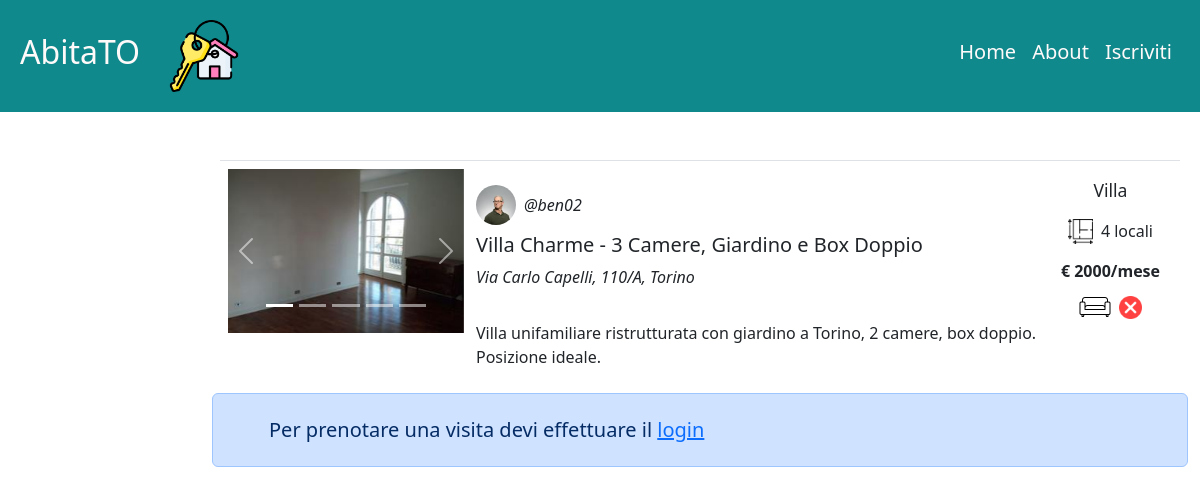
The page /annunci/3 on the database its author committed.
### tables this page shows
CREATE TABLE "foto" (
	"nome_file"	TEXT NOT NULL,
	"ID_annuncio"	INTEGER NOT NULL,
	PRIMARY KEY("nome_file"),
	FOREIGN KEY("ID_annuncio") REFERENCES "annunci"("ID_annuncio")
);

CREATE TABLE "utenti" (
	"Mail_utente"	TEXT NOT NULL UNIQUE,
	"Username"	TEXT NOT NULL UNIQUE,
	"Password"	TEXT NOT NULL,
	"Tipo"	INTEGER NOT NULL,
	"Img_prof"	TEXT,
	"User_id"	INTEGER NOT NULL,
	PRIMARY KEY("User_id" AUTOINCREMENT)
);

CREATE TABLE "annunci" (
	"ID_annuncio"	INTEGER NOT NULL,
	"Locali"	INTEGER NOT NULL,
	"Disponibile"	INTEGER NOT NULL,
	"Tipo_casa"	TEXT NOT NULL,
	"Titolo"	TEXT NOT NULL,
	"Arredo"	INTEGER NOT NULL,
	"Prezzo"	INTEGER NOT NULL,
	"Descrizione"	TEXT NOT NULL,
	"Indirizzo"	TEXT NOT NULL,
	"id_locatore"	INTEGER NOT NULL,
	PRIMARY KEY("ID_annuncio" AUTOINCREMENT),
	FOREIGN KEY("id_locatore") REFERENCES "utenti"("User_id")
);

### app.py (the view, shortened to what this page needs)
@app.route('/annunci/<int:ID_annuncio>')
def single_post(ID_annuncio):
    post_result = annunci_dao.get_post_by_ID(ID_annuncio)
    post=dict(post_result)
    photos_result=foto_dao.get_photos_by_PostID(ID_annuncio)
    photos_db = []
    for row in photos_result:
        photos_db.append(row['nome_file'])
    post['Photos']=photos_db
    post['ID_annuncio']=ID_annuncio
    today = datetime.now().date()
    start_date = today + timedelta(days=1)
    end_date = today + timedelta(days=7)
    return render_template('post.html', post=post, start_date=start_date, end_date=end_date)

### annunci_dao.py (called while the page is built)
def get_post_by_ID(ID_annuncio): #gets single post by ID
    conn = sqlite3.connect('db/db_affitti.db')
    conn.row_factory = sqlite3.Row
    cursor = conn.cursor()
    sql = 'SELECT * FROM annunci a, utenti u WHERE u.User_id=a.id_locatore AND a.ID_annuncio = ?'
    cursor.execute(sql, (ID_annuncio,))
    posts = cursor.fetchone()
    cursor.close()
    conn.close()
    return posts

### foto_dao.py (called while the page is built)
def get_photos_by_PostID(ID_post): #gets all the photos of a single post
    conn = sqlite3.connect('db/db_affitti.db')
    conn.row_factory = sqlite3.Row
    cursor = conn.cursor()
    sql = 'SELECT nome_file FROM foto WHERE ID_annuncio = ?'
    cursor.execute(sql,(ID_post,))
    photos = cursor.fetchall()
    cursor.close()
    conn.close()
    return photos

### templates/post.html (shortened to what this page needs)
{% extends "base.html" %}
{% block content %}
<div class="container-fluid mt-4">
  <div class="row justify-content-end">
    <main class="col-lg-10 col-md-12">
      <div class="row border-top p-2 mx-2">
        <div class="col-lg-3 col-md-6 col-sm-12 px-0">
              <div id="carouselExampleIndicators" class="carousel slide">
                <div class="carousel-indicators">
                  {%for photo in post.Photos%}
                  {%if loop.index==1%}
                  <button type="button" data-bs-target="#carouselExampleIndicators" data-bs-slide-to="{{loop.index-1}}" class="active" aria-current="true" aria-label="Slide {{loop.index}}"></button>
                  {%else%}
                  <button type="button" data-bs-target="#carouselExampleIndicators" data-bs-slide-to="{{loop.index-1}}" aria-label="Slide {{loop.index}}"></button>
                  {%endif%}
                  {%endfor%}
                </div>
                <div class="carousel-inner">
                  {%for photo in post.Photos%}
                  <div class="carousel-item {%if loop.index==1%} active{%endif%}">
                    <img src="{{ url_for('static', filename= photo ) }}" class="d-block w-100" alt="Questa è un immagine dell'annuncio">
                  </div>
                  {%endfor%}
                </div>
                <button class="carousel-control-prev" type="button" data-bs-target="#carouselExampleIndicators" data-bs-slide="prev">
                  <span class="carousel-control-prev-icon" aria-hidden="true"></span>
                </button>
                <button class="carousel-control-next" type="button" data-bs-target="#carouselExampleIndicators" data-bs-slide="next">
                  <span class="carousel-control-next-icon" aria-hidden="true"></span>
                </button>
              </div>
          </div>
        <div class="col-lg-9 col-md-6 col-sm-12">
          <section class="mt-2">
            <div class="d-flex flex-row justify-content-between">
              <div class="d-flex flex-column justify-content-start">
                  <div class="d-flex align-items-center">
                    <img class="usrimg rounded-circle" src="{{ url_for('static', filename=post.Img_prof) }}"
                    alt="Questa è l'immagine dell'utente {{ post.Username |e }}">
                    <p class="fs-6 fst-italic pb-0 mb-0 d-flex align-items-center">@{{post.Username |e}}</p>
                  </div>
                  <h5 class="mt-auto"><a class="link link-dark link-offset-2 link-underline-dark link-underline-opacity-0 link-underline-opacity-50-hover" aria-current="page"
                                href="{{url_for('single_post', ID_annuncio=post.ID_annuncio)}}">{{post.Titolo}}</a></h5>
                  <p class="fw-medium fst-italic pb-3">{{ post.Indirizzo |e }}</p>
                  <p>{{ post.Descrizione |e }}</p>
              </div>
              <div class="flex-shrink-0 d-flex flex-column justify-content-center ms-2 align-self-start" id="myPostRightAside">
                <p class="myTypeText d-flex justify-content-center">{{post.Tipo_casa}}</p>
                <div class="fs-6 d-flex justify-content-center">
                  <img class="myRoomsIcon me-2" src="{{ url_for('static', filename='rooms_icon.png') }}" alt="Numero di locali" title="Numbero di locali">
                  <p>{{post.Locali}}{% if post.Locali==5%}+{%endif%} local{% if post.Locali==1%}e{%else%}i{%endif%}</p>
                </div>
                <div class="d-flex flex-row justify-content-center align-items-center mb-2 fw-bold">
                  <p class="fs-6 pb-0 mb-0">€ {{post.Prezzo}}/mese </p>
                </div>
                <div class="fs-6 d-flex justify-content-center align-items-center">
                  <img class="myFurnitureIcon me-2" src="{{ url_for('static', filename='furniture_icon.png') }}" alt="Arredata" title="Arredata">
                  {% if post.Arredo==1%}
                  <img class="myCheckIcon" src="{{ url_for('static', filename='check.png') }}" alt="Arredata" title="Arredata">
                  {%else%}
                  <img class="myNotCheckIcon" src="{{ url_for('static', filename='not_check.png') }}" alt="Non Arredata" title="Non Arredata">
                  {%endif%}
                </div>
              </div>
            </div>
          </section>
          </div>
        </div>
          {% if current_user.is_authenticated%}
            {% if current_user.id!=post.id_locatore%}
            <div class="card">
              <div class="card-header pb-0 my_card_header">
                <h5 class="card-title">Prenota una visita</h5>
              </div>
              <div class="card-body my_card_body">
                <form action="/prenotazione/new" method="POST" enctype="multipart/form-data">
                  <div class="mb-3 form-group">
                    <label for="dateTextInput" class="form-label">Seleziona una data</label>
                    <input class="form-control" type="date" name="Data" id="dateTextInput" min="{{ start_date }}" max="{{ end_date }}" required>
                  </div>
                  <div class="mb-3 form-group">
                    <label for="time_slot" class="form-label">Seleziona una fascia oraria:</label>
                    <select class="form-select" id="time_slot" name="Ora" required>
                        {% for date in next_week.keys() %}
                            {% for time_slot in next_week[date] %}
                                <option value="{{ time_slot }}">{{ date.strftime('%d/%m/%Y') }} : {{ time_slot }}</option>
                            {% endfor %}
                        {% endfor %}
                    </select>
                  </div>
                    <div class="mb-3 form-group">
                      <label for="selezionaOpzioneTipo">Seleziona un tipo</label>
                      <select class="form-select" id="selezionaOpzioneTipo" name="Modalità" required>
                          <option value="0">Presenza</option>
                          <option value="1">Remoto</option>
                      </select>
                      </div>
                <button type="submit" class="btn btn-primary myFormButton">Richiedi</button>
                <input type="number" name="ID_annuncio" value="{{ post.ID_annuncio }}" hidden>
              </form>
              </div>
            </div>
            {%else%}
              <div>
                <h5 class="mt-2">Puoi visualizzare le prenotazioni per la visita sulla tua <a class="link-offset-2 link-underline link-underline-opacity-75 link-opacity-75-hover" aria-current="page"
                                            href="{{url_for('profile', username=current_user.username)}}">pagina personale</a></h5>
            {%endif%}
          {%else%}
            <div>
              <div class="alert alert-primary d-flex align-items-center" role="alert">
                <lord-icon src="https://cdn.lordicon.com/ygvjgdmk.json" trigger="hover" style="width:40px;height:40px">
                </lord-icon>
                <div>
                  <h5 class="mb-0">Per prenotare una visita devi effettuare il <a class="link" href="{{url_for('home')}}">login</a></h5>
                </div>
              </div>
            </div>
          {%endif%}
    </main>
  </div>
</div>
{% endblock %}

### static/style.css (style rules this page uses)
.usrimg { display: inline; height: 40px; vertical-align: middle; margin: 0.5rem 0.5rem 0.5rem 0rem; }
.myTypeText { font-size: 1.1rem; }
.myRoomsIcon { display: inline; height: 25px; vertical-align: middle; }
.myNotCheckIcon { display: inline; height: 23px; vertical-align: middle; }
#myPostRightAside { flex-shrink: 0; }

### rows shown on the page
foto: nome_file (picture)
utenti: Img_prof+Username (picture), Username "ben02"
annunci: Titolo "Villa Charme - 3 Camere, Giardino e Box Doppio", Indirizzo "Via Carlo Capelli, 110/A, Torino", Descrizione "Villa unifamiliare ristrutturata con giardino a Torino, 2 camere, box doppio. Posizione ideale.", Tipo_casa "Villa", Locali "4", Prezzo "2000"
